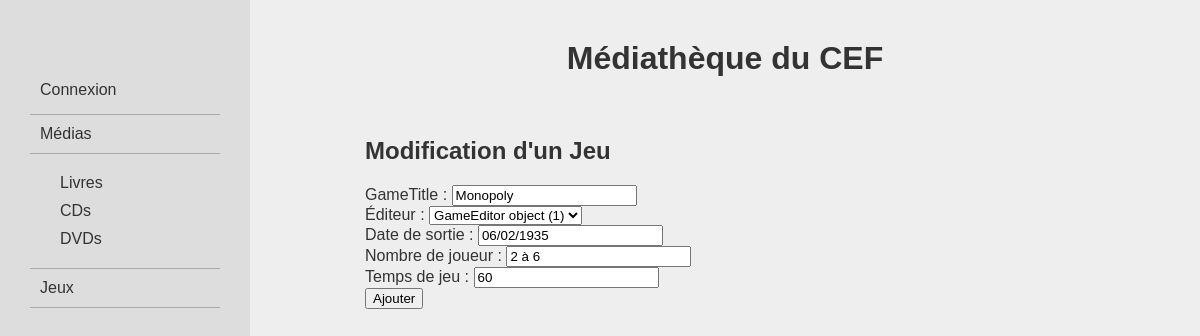
Screenshot of /modifier/jeu/1 with the database file from the repository.
### logisticMediatheque/models.py (models this page shows)
class Jeux (models.Model):
    gameTitle = models.CharField(max_length = 100, unique = True)
    gameEditor = models.ForeignKey(GameEditor, on_delete = models.DO_NOTHING, null = True)
    numPlayer = models.CharField(max_length = 10)
    gameDuration = models.IntegerField()
    issue = models.DateField()

### logisticMediatheque/views.py (the view)
# urls.py: path('modifier/jeu/<int:item_id>', views.updateJeu, name = 'updateJeu'),
def updateJeu(request, item_id):
    action_type = 'Modification'
    jeu = Jeux.objects.get( pk = item_id )
    if request.method == 'POST':
            form = addJeuxForm(request.POST, instance=jeu)
            if form.is_valid():
                form.save()
                medias = Medias.objects.all()
                return render(request, 'logisticMediatheque/listMedias.html',{'items': medias})
    else:
        form = addJeuxForm(instance=jeu)
        return render(request, 'logisticMediatheque/forms/addJeuxForm.html',{'form': form, 'actionType': action_type})

### logisticMediatheque/forms.py
class addJeuxForm(forms.ModelForm):
    gameEditor = forms.ModelChoiceField(queryset=GameEditor.objects.all(), label = "Éditeur")
    class Meta:
        model = Jeux
        fields = ['gameTitle','gameEditor','issue','numPlayer','gameDuration']
        labels = {'title':'Titre','issue':'Date de sortie','numPlayer':'Nombre de joueur','gameDuration':'Temps de jeu'}

### logisticMediatheque/templates/logisticMediatheque/forms/addJeuxForm.html (shortened to what this page needs)
{% extends 'logisticMediatheque/base.html' %}
{% block content %}
    <h2>{{actionType}} d'un Jeu</h2>
    <form method="post">
        {{ form }}
        <input type="submit" value="Ajouter">
    </form>
{% endblock content %}

### mediathequeCEF/static/css/style.css (style rules this page uses)
body { background-color: #eee; color:#333; font-family: sans-serif; margin:0; box-sizing: border-box; }

### rows the page displays
Jeux: gameTitle "Monopoly", gameEditor "GameEditor object (1)", issue "06/02/1935", numPlayer "2 à 6", gameDuration "60"

### other values shown
{{ actionType }} "Modification"
